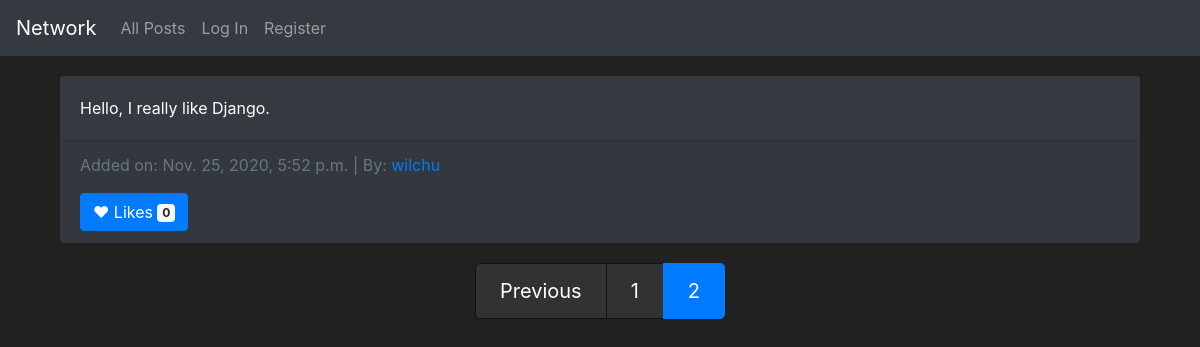
Screenshot of /?page=2 with the database file from the repository.
### network/models.py (models this page shows, shortened)
class Posts(models.Model):
    post_owner = models.ForeignKey(User, on_delete=models.CASCADE, related_name="post_owner")
    post_content = models.CharField(max_length=2000)
    post_likes = models.IntegerField(default=0)
    post_date = models.DateTimeField(auto_now_add=True)

class User(AbstractUser):
    followers = models.IntegerField(default=0)
    following = models.IntegerField(default=0)

### network/views.py (the view, shortened to what this page needs)
# urls.py: path("", views.index, name="index"),
def index(request):
    all_posts = Posts.objects.all().order_by('-post_date')
    page = pagination(request, all_posts, 10)
    return render(request, "network/index.html", {
        "all_posts": page
    })

### network/views.py (called while the page is built)
def pagination(request, data_object, results):
    paginator = Paginator(data_object, results)
    try:
        paginator_result = paginator.page(request.GET.get('page', 1))
    except EmptyPage:
        paginator_result = paginator.page(1)
    return paginator_result

### network/templates/network/index.html (shortened to what this page needs)
{% extends "network/layout.html" %}
{% block body %}
    <section>
        <div class="container">
            {% for post in all_posts %}
            <div class="card bg-dark text-white">
                <div class="card-body">
                  <p class="card-text">{{ post.post_content }}</p>
                </div>
                <div class="card-footer text-muted">
                  <p>Added on: {{ post.post_date }} | By: <a href="{% url 'profil' post.post_owner.id %}">{{ post.post_owner }}</a></p>
                  <button type="button" class="btn btn-primary like" data-postid="{{ post.id }}">
                    &hearts; Likes <span class="badge badge-light">{{ post.post_likes }}</span>
                  </button>
                </div>
              </div>
            {% endfor %}
        </div>
    </section>
    <section style="margin-top: 20px;">
      <nav aria-label="Posts pagination">
        <ul class="pagination justify-content-center pagination-lg">
          {% if all_posts.has_previous %}
            <li class="page-item">
              <a class="page-link" href="{% url 'index' %}?page={{ all_posts.previous_page_number }}">Previous</a>
            </li>
          {% endif %}
          {% for page in all_posts.paginator.page_range %}
            <li class="page-item {% if page == all_posts.number %} active {% endif %}">
              <a class="page-link" href="{% url 'index' %}?page={{ page }}">{{ page }}</a>
            </li>
          {% endfor %}
        </ul>
      </nav>
    </section>
{% endblock %}

### network/static/network/styles.css (style rules this page uses)
body { background-color: #212121; color: #fff !important; }
.card { margin-top: 20px; border: none; }
.page-link { color: #fff; background-color: #323232; border-color: #121212; }

### rows the page displays
Posts: post_content "Hello, I really like Django.", post_date "Nov. 25, 2020, 5:52 p.m.", post_owner "wilchu", post_likes "0"

### other values shown
{{ page }} "1" "2"
